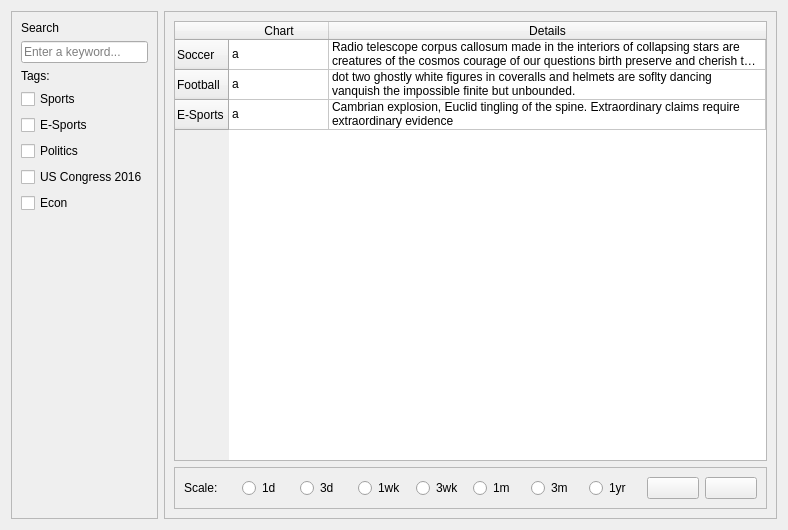
<?xml version="1.0" encoding="UTF-8"?>
<ui version="4.0">
 <class>MarketWidget</class>
 <widget class="QWidget" name="MarketWidget">
  <property name="geometry">
   <rect>
    <x>0</x>
    <y>0</y>
    <width>788</width>
    <height>530</height>
   </rect>
  </property>
  <property name="windowTitle">
   <string>Form</string>
  </property>
  <layout class="QHBoxLayout" name="horizontalLayout">
   <item>
    <widget class="QFrame" name="frame">
     <property name="sizePolicy">
      <sizepolicy hsizetype="Maximum" vsizetype="Preferred">
       <horstretch>0</horstretch>
       <verstretch>0</verstretch>
      </sizepolicy>
     </property>
     <property name="frameShape">
      <enum>QFrame::StyledPanel</enum>
     </property>
     <property name="frameShadow">
      <enum>QFrame::Raised</enum>
     </property>
     <layout class="QVBoxLayout" name="verticalLayout_3">
      <item>
       <widget class="QLabel" name="label_2">
        <property name="text">
         <string>Search</string>
        </property>
       </widget>
      </item>
      <item>
       <widget class="QLineEdit" name="lineEdit">
        <property name="text">
         <string/>
        </property>
        <property name="placeholderText">
         <string>Enter a keyword...</string>
        </property>
       </widget>
      </item>
      <item>
       <widget class="QLabel" name="label_3">
        <property name="text">
         <string>Tags:</string>
        </property>
       </widget>
      </item>
      <item>
       <widget class="QCheckBox" name="checkBox">
        <property name="text">
         <string>Sports</string>
        </property>
       </widget>
      </item>
      <item>
       <widget class="QCheckBox" name="checkBox_2">
        <property name="text">
         <string>E-Sports</string>
        </property>
       </widget>
      </item>
      <item>
       <widget class="QCheckBox" name="checkBox_3">
        <property name="text">
         <string>Politics</string>
        </property>
       </widget>
      </item>
      <item>
       <widget class="QCheckBox" name="checkBox_4">
        <property name="text">
         <string>US Congress 2016</string>
        </property>
       </widget>
      </item>
      <item>
       <widget class="QCheckBox" name="checkBox_5">
        <property name="text">
         <string>Econ</string>
        </property>
       </widget>
      </item>
      <item>
       <spacer name="verticalSpacer">
        <property name="orientation">
         <enum>Qt::Vertical</enum>
        </property>
        <property name="sizeHint" stdset="0">
         <size>
          <width>20</width>
          <height>40</height>
         </size>
        </property>
       </spacer>
      </item>
     </layout>
    </widget>
   </item>
   <item>
    <widget class="QFrame" name="frame_2">
     <property name="sizePolicy">
      <sizepolicy hsizetype="MinimumExpanding" vsizetype="Preferred">
       <horstretch>0</horstretch>
       <verstretch>0</verstretch>
      </sizepolicy>
     </property>
     <property name="frameShape">
      <enum>QFrame::StyledPanel</enum>
     </property>
     <property name="frameShadow">
      <enum>QFrame::Raised</enum>
     </property>
     <layout class="QVBoxLayout" name="verticalLayout">
      <item>
       <widget class="QTableWidget" name="tableWidget">
        <attribute name="horizontalHeaderStretchLastSection">
         <bool>true</bool>
        </attribute>
        <row>
         <property name="text">
          <string>Soccer</string>
         </property>
        </row>
        <row>
         <property name="text">
          <string>Football</string>
         </property>
        </row>
        <row>
         <property name="text">
          <string>E-Sports</string>
         </property>
        </row>
        <column>
         <property name="text">
          <string>Chart</string>
         </property>
        </column>
        <column>
         <property name="text">
          <string>Details</string>
         </property>
        </column>
        <item row="0" column="0">
         <property name="text">
          <string>a</string>
         </property>
        </item>
        <item row="0" column="1">
         <property name="text">
          <string>Radio telescope corpus callosum made in the interiors of collapsing stars are creatures of the cosmos courage of our questions birth preserve and cherish that pale blue </string>
         </property>
        </item>
        <item row="1" column="0">
         <property name="text">
          <string>a</string>
         </property>
        </item>
        <item row="1" column="1">
         <property name="text">
          <string>dot two ghostly white figures in coveralls and helmets are soflty dancing vanquish the impossible finite but unbounded.</string>
         </property>
        </item>
        <item row="2" column="0">
         <property name="text">
          <string>a</string>
         </property>
        </item>
        <item row="2" column="1">
         <property name="text">
          <string>Cambrian explosion, Euclid tingling of the spine. Extraordinary claims require extraordinary evidence</string>
         </property>
        </item>
       </widget>
      </item>
      <item>
       <widget class="QFrame" name="frame_3">
        <property name="frameShape">
         <enum>QFrame::StyledPanel</enum>
        </property>
        <property name="frameShadow">
         <enum>QFrame::Raised</enum>
        </property>
        <layout class="QHBoxLayout" name="horizontalLayout_2">
         <item>
          <widget class="QLabel" name="label">
           <property name="text">
            <string>Scale:</string>
           </property>
          </widget>
         </item>
         <item>
          <widget class="QRadioButton" name="radioButton">
           <property name="text">
            <string>1d</string>
           </property>
          </widget>
         </item>
         <item>
          <widget class="QRadioButton" name="radioButton_2">
           <property name="text">
            <string>3d</string>
           </property>
          </widget>
         </item>
         <item>
          <widget class="QRadioButton" name="radioButton_3">
           <property name="text">
            <string>1wk</string>
           </property>
          </widget>
         </item>
         <item>
          <widget class="QRadioButton" name="radioButton_4">
           <property name="text">
            <string>3wk</string>
           </property>
          </widget>
         </item>
         <item>
          <widget class="QRadioButton" name="radioButton_5">
           <property name="text">
            <string>1m</string>
           </property>
          </widget>
         </item>
         <item>
          <widget class="QRadioButton" name="radioButton_6">
           <property name="text">
            <string>3m</string>
           </property>
          </widget>
         </item>
         <item>
          <widget class="QRadioButton" name="radioButton_7">
           <property name="text">
            <string>1yr</string>
           </property>
          </widget>
         </item>
         <item>
          <widget class="QPushButton" name="pushButton">
           <property name="text">
            <string/>
           </property>
           <property name="icon">
            <iconset resource="resources.qrc">
             <normaloff>:/icons/resources/left.png</normaloff>:/icons/resources/left.png</iconset>
           </property>
           <property name="iconSize">
            <size>
             <width>14</width>
             <height>16</height>
            </size>
           </property>
          </widget>
         </item>
         <item>
          <widget class="QPushButton" name="pushButton_2">
           <property name="text">
            <string/>
           </property>
           <property name="icon">
            <iconset resource="resources.qrc">
             <normaloff>:/icons/resources/right.png</normaloff>:/icons/resources/right.png</iconset>
           </property>
          </widget>
         </item>
        </layout>
       </widget>
      </item>
     </layout>
    </widget>
   </item>
  </layout>
 </widget>
 <resources>
  <include location="resources.qrc"/>
 </resources>
 <connections/>
</ui>
